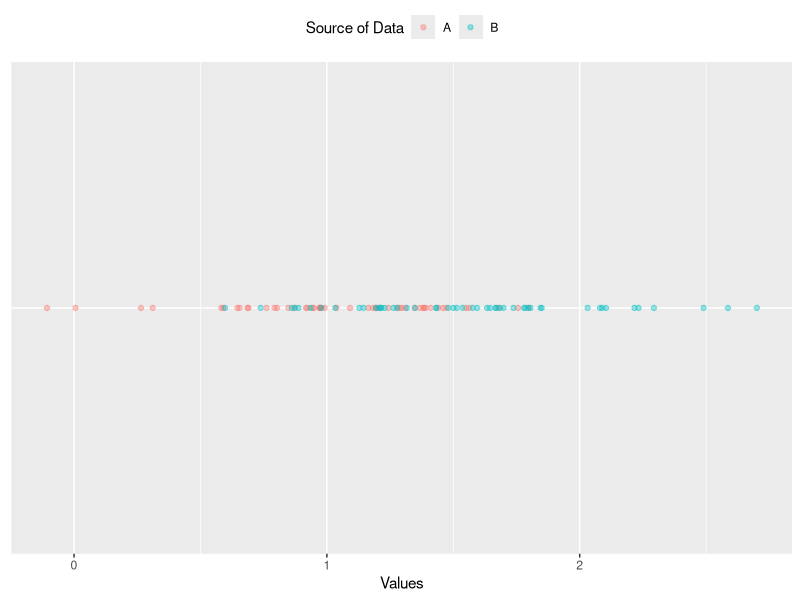
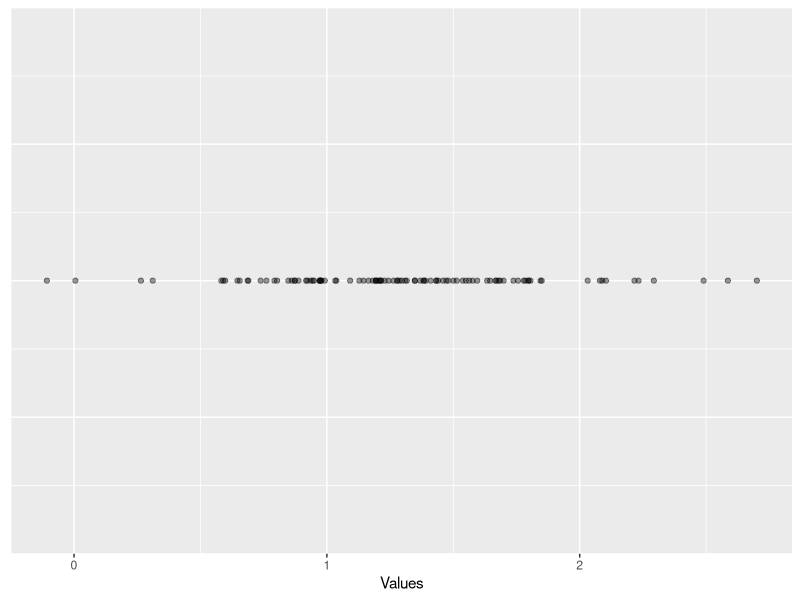
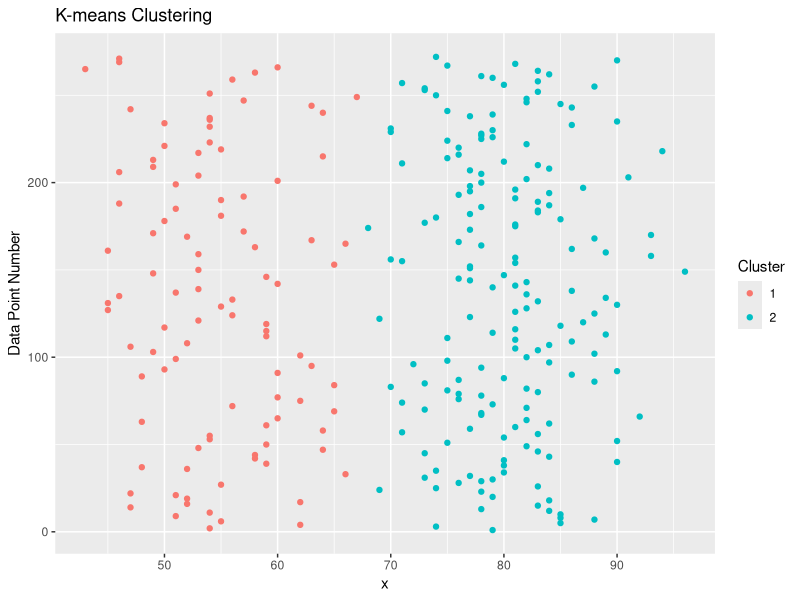

Reproduce these figures in R, in order.
# HW02

library("ggplot2")
library("dplyr")
library("reshape2")

options(scipen = 999)
set.seed(1)

comp1.vals <- data_frame(comp = "A", vals = rnorm(50, mean = 1, sd = 0.5))
comp2.vals <- data_frame(comp = "B", vals = rnorm(50, mean = 1.5, sd = 0.5))

vals.df <- bind_rows(comp1.vals, comp2.vals)

vals.df %>%
  ggplot(aes(x = vals, y = "A", color = factor(comp))) +
  geom_point(alpha = 0.4) +
  scale_color_discrete(name = "Source of Data") +
  xlab("Values") +
  theme(axis.ticks.y = element_blank(),
        axis.text.y = element_blank(),
        axis.title.y = element_blank(),
        legend.position = "top")

#
vals.df %>%
  group_by(comp) %>%
  summarize(mean_vals = mean(vals), sd_vals = sd(vals))

vals.df %>%
  ggplot(aes(x = vals, y = 0)) +
  geom_point(alpha = 0.4) +
  xlab("Values") +
  theme(axis.ticks.y = element_blank(),
        axis.text.y = element_blank(),
        axis.title.y = element_blank())

# K MEANS
wait <- faithful$waiting

wait.kmeans <- kmeans(wait, 2)
wait.kmeans.cluster <- wait.kmeans$cluster

wait.df <- data_frame(x = wait, cluster = wait.kmeans.cluster)

wait.df %>%
  mutate(num = row_number()) %>%
  ggplot(aes(y = num, x = x, color = factor(cluster))) +
  geom_point() +
  ylab("Values") +
  ylab("Data Point Number") +
  scale_color_discrete(name = "Cluster") +
  ggtitle("K-means Clustering")

# 
wait.summary.df <- wait.df %>%
  group_by(cluster) %>%
  summarize(mu = mean(x), variance = var(x), std = sd(x), size = n())

wait.summary.df %>%
  select(cluster, mu, variance, std)
#
wait.summary.df <- wait.summary.df %>%
  mutate(alpha = size / sum(size))

wait.summary.df %>%
  select(cluster, size, alpha)
#
comp1.prod <- dnorm(66, wait.summary.df$mu[1], wait.summary.df$std[1])*wait.summary.df$alpha[1]
comp2.prod <- dnorm(66, wait.summary.df$mu[2], wait.summary.df$std[2])*wait.summary.df$alpha[2]

normalizer <- comp1.prod + comp2.prod
comp1.prod / normalizer

#
comp1.prod <- wait.summary.df$alpha[1] * dnorm(x = wait, mean = wait.summary.df$mu[1], sd = wait.summary.df$std[1]) 

comp2.prod <- wait.summary.df$alpha[2] * dnorm(x = wait, mean = wait.summary.df$mu[2], sd = wait.summary.df$std[2]) 

normalizer <- comp1.prod + comp2.prod

comp1.post <- comp1.prod / normalizer
comp2.post <- comp2.prod / normalizer

#
comp1.n <- sum(comp1.post)
comp2.n <- sum(comp2.post)

comp1.mu <- 1/comp1.n * sum(comp1.post * wait)
comp2.mu <- 1/comp2.n * sum(comp2.post * wait)

comp1.var <- sum(comp1.post * (wait - comp1.mu)^2) * 1/comp1.n
comp2.var <- sum(comp2.post * (wait - comp2.mu)^2) * 1/comp2.n

comp1.alpha <- comp1.n / length(wait)
comp2.alpha <- comp2.n / length(wait)

comp.params.df <- data.frame(comp = c("comp1", "comp2"),
                             comp.mu = c(comp1.mu, comp2.mu),
                             comp.var = c(comp1.var, comp2.var),
                             comp.alpha = c(comp1.alpha, comp2.alpha),
                             comp.cal = c("self", "self"))
#
# Already calculate component responsibilities for each data point from above
sum.of.comps <- comp1.prod + comp2.prod
sum.of.comps.ln <- log(sum.of.comps, base = exp(1))
sum(sum.of.comps.ln)


# EM算法 --------------------------------------------------------------------

#' Expectation Step of the EM Algorithm
#'
#' Calculate the posterior probabilities (soft labels) that each component
#' has to each data point.
#'
#' @param sd.vector Vector containing the standard deviations of each component
#' @param sd.vector Vector containing the mean of each component
#' @param alpha.vector Vector containing the mixing weights  of each component
#' @return Named list containing the loglik and posterior.df
e_step <- function(x, mu.vector, sd.vector, alpha.vector) {
  comp1.prod <- dnorm(x, mu.vector[1], sd.vector[1]) * alpha.vector[1]
  comp2.prod <- dnorm(x, mu.vector[2], sd.vector[2]) * alpha.vector[2]
  sum.of.comps <- comp1.prod + comp2.prod
  comp1.post <- comp1.prod / sum.of.comps
  comp2.post <- comp2.prod / sum.of.comps
  
  sum.of.comps.ln <- log(sum.of.comps, base = exp(1))
  sum.of.comps.ln.sum <- sum(sum.of.comps.ln)
  
  list("loglik" = sum.of.comps.ln.sum,
       "posterior.df" = cbind(comp1.post, comp2.post))
}

#' Maximization Step of the EM Algorithm
#'
#' Update the Component Parameters
#'
#' @param x Input data.
#' @param posterior.df Posterior probability data.frame.
#' @return Named list containing the mean (mu), variance (var), and mixing
#'   weights (alpha) for each component.
m_step <- function(x, posterior.df) {
  comp1.n <- sum(posterior.df[, 1])
  comp2.n <- sum(posterior.df[, 2])
  
  comp1.mu <- 1/comp1.n * sum(posterior.df[, 1] * x)
  comp2.mu <- 1/comp2.n * sum(posterior.df[, 2] * x)
  
  comp1.var <- sum(posterior.df[, 1] * (x - comp1.mu)^2) * 1/comp1.n
  comp2.var <- sum(posterior.df[, 2] * (x - comp2.mu)^2) * 1/comp2.n
  
  comp1.alpha <- comp1.n / length(x)
  comp2.alpha <- comp2.n / length(x)
  
  list("mu" = c(comp1.mu, comp2.mu),
       "var" = c(comp1.var, comp2.var),
       "alpha" = c(comp1.alpha, comp2.alpha))
}

#
for (i in 1:50) {
  if (i == 1) {
    # Initialization
    e.step <- e_step(wait, wait.summary.df[["mu"]], wait.summary.df[["std"]],
                     wait.summary.df[["alpha"]])
    m.step <- m_step(wait, e.step[["posterior.df"]])
    cur.loglik <- e.step[["loglik"]]
    loglik.vector <- e.step[["loglik"]]
  } else {
    # Repeat E and M steps till convergence
    e.step <- e_step(wait, m.step[["mu"]], sqrt(m.step[["var"]]), 
                     m.step[["alpha"]])
    m.step <- m_step(wait, e.step[["posterior.df"]])
    loglik.vector <- c(loglik.vector, e.step[["loglik"]])
    
    loglik.diff <- abs((cur.loglik - e.step[["loglik"]]))
    if(loglik.diff < 1e-6) {
      break
    } else {
      cur.loglik <- e.step[["loglik"]]
    }
  }
}
loglik.vector
cur.loglik
getwd()
